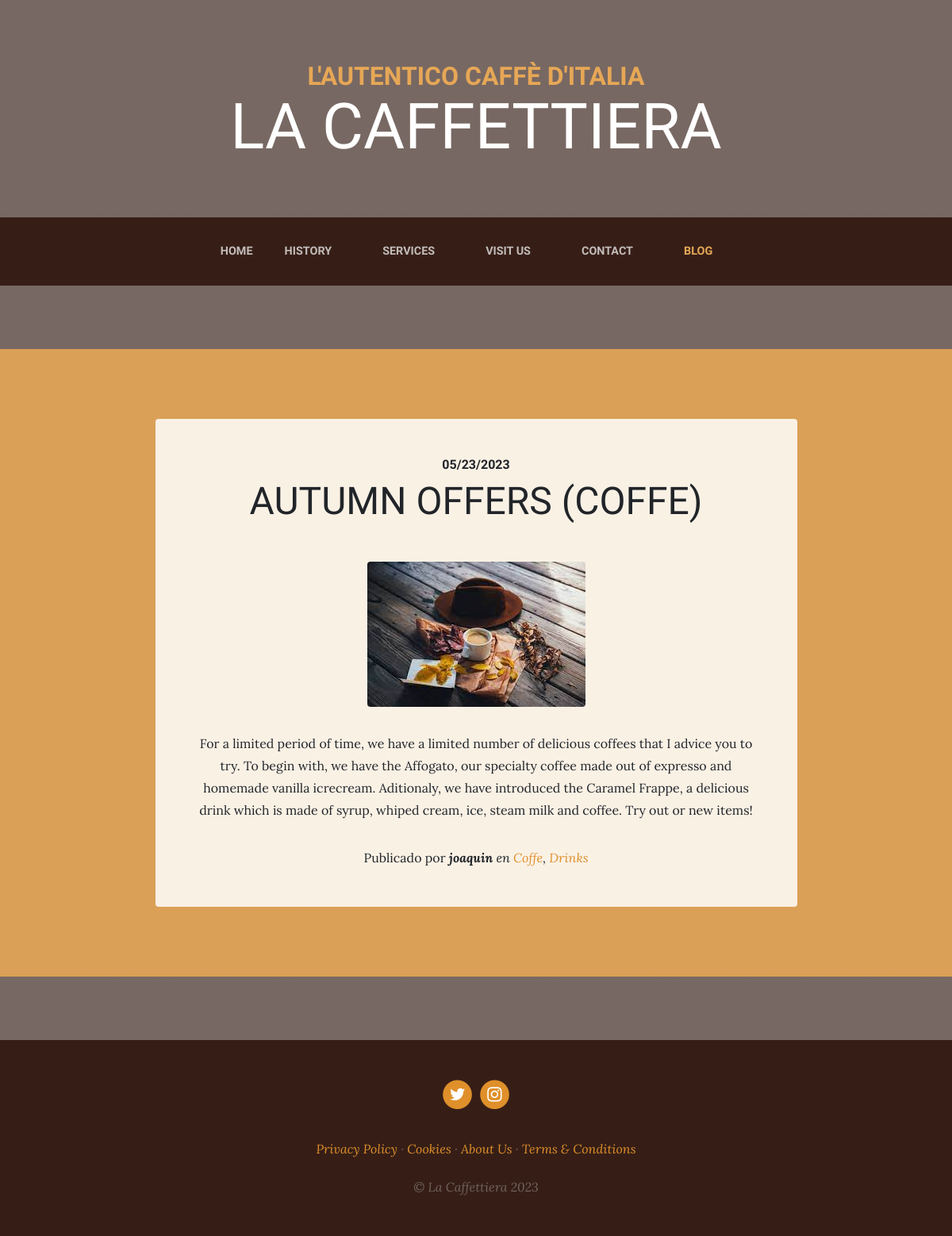
Screenshot of /blog/ with the database file from the repository.
### blog/models.py (models this page shows, shortened)
class Post(models.Model):
    title = models.CharField(max_length=200, verbose_name="Title")
    content = models.TextField(verbose_name = "Content")
    published = models.DateTimeField(verbose_name= "Publication Date", default=timezone.now())
    image = models.ImageField(verbose_name="Image", upload_to="blog", null=True, blank=True)
    author = models.ForeignKey(User, verbose_name="Author", on_delete=models.CASCADE)
    categories = models.ManyToManyField(Category, verbose_name="Categories", related_name="get_posts")
    created = models.DateTimeField(auto_now_add=True, verbose_name="Created Date")
    updated = models.DateTimeField(auto_now=True, verbose_name="Modified Date")
    class Meta:
        verbose_name = "Post"
        verbose_name_plural = "Posts"
        ordering = ["-created"]

class Category(models.Model):
    name = models.CharField(max_length=100, verbose_name="Name")
    created = models.DateTimeField(auto_now_add=True, verbose_name="Created Date")
    updated = models.DateTimeField(auto_now=True, verbose_name="Modified Date")
    class Meta:
        verbose_name = "Category"
        verbose_name_plural = "Categories"
        ordering = ["-created"]

### pages/models.py (models this page shows, shortened)
class Page(models.Model):
    title = models.CharField(max_length=100, verbose_name="Title")
    content = fields.RichTextField(verbose_name="Content", )
    order = models.SmallIntegerField(verbose_name="Order", default=0)
    created = models.DateTimeField(auto_now_add=True, verbose_name="Created Date")
    updated = models.DateTimeField(auto_now=True, verbose_name="Modified Date")
    class Meta:
        verbose_name = "Page"
        verbose_name_plural = "Pages"
        ordering = ["order", "title"]

### blog/views.py (the view)
# urls.py: path('', views.blog, name = "blog"),
def blog(request):
    posts = Post.objects.all()
    return render(request, "blog/blog.html", {'posts': posts})

### pages/templatetags/footer.py (called while the page is built)
@register.simple_tag
def get_page_list():
    pages = Page.objects.all()
    return pages

### social/processors.py (called while the page is built)
def context_dic(request):
    dic = {}
    links = Link.objects.all()
    for link in links:
        dic[link.key] = link.url
    return dic

### blog/templates/blog/blog.html (shortened to what this page needs)
{% extends 'core/base.html' %}
{% load static %}
{% block section %}
  {% for post in posts %}
    <section class="page-section cta">
      <div class="container">
        <div class="row">
          <div class="col-xl-9 mx-auto">
            <div class="cta-innerv text-center rounded">
            <h2 class="section-heading mb-5">
                <span class="section-heading-upper">{{post.published|date:"SHORT_DATE_FORMAT"}}</span>
                <span class="section-heading-lower">{{post.title}}</span>
              </h2>
              <p class="mb-0">
                <img class="mx-auto d-flex rounded img-fluid mb-3 mb-lg-0" src="{{post.image.url}}" alt="">
              </p>
              <p class="mb-0 mbt">
              {{post.content}}
              </p>
              <p class="mb-0 mbt">
                <span class="section-heading-under">Publicado por
                <em><b>{{post.author}}</b> en
                {% for category in post.categories.all %}
                <a href ="{% url 'category' category.id %}" class="link"> {{category.name}}</a>{%if not forloop.last %},{% endif %}
                {% endfor %}
                </span>
              </p>
            </div>
          </div>
        </div>
      </div>
    </section>
  {% endfor %}
{% endblock %}

### core/templates/core/base.html (shortened to what this page needs)
<!DOCTYPE html>
<html lang="es">
  <head>
    {% load static %}
    <link href="{% static 'core/vendor/bootstrap/css/bootstrap.min.css' %}" rel="stylesheet">
    <link href="{% static 'core/vendor/font-awesome/css/font-awesome.min.css' %}" rel="stylesheet" type="text/css">
    <link href="{% static 'core/css/business-casual.css' %}" rel="stylesheet">
  </head>
  <body>
    <h1 class="site-heading text-center text-white d-none d-lg-block">
      <span class="site-heading-upper text-primary mb-3">L'autentico caffè d'italia</span>
      <span class="site-heading-lower">La Caffettiera</span>
    </h1>
    <nav class="navbar navbar-expand-lg navbar-dark py-lg-4" id="mainNav">
      <div class="container">
        <div class="collapse navbar-collapse" id="navbarResponsive">
          <ul class="navbar-nav mx-auto">
            <li class="nav-item {% if request.path == '/' %} active {% endif %} x-lg-4">
              <a class="nav-link text-uppercase text-expanded" href="{% url 'home' %}">Home</a>
            </li>
            <li class="nav-item {% if request.path == '/about/' %} active {% endif %} px-lg-4">
              <a class="nav-link text-uppercase text-expanded" href="{% url 'about' %}">History</a>
            </li>
            <li class="nav-item {% if request.path == '/services/' %} active {% endif %} px-lg-4">
              <a class="nav-link text-uppercase text-expanded" href="{% url 'services' %}">Services</a>
            </li>
            <li class="nav-item {% if request.path == '/store/' %} active {% endif %} px-lg-4">
              <a class="nav-link text-uppercase text-expanded" href="{% url 'store' %}">Visit Us</a>
            </li>
            <li class="nav-item {% if request.path == '/contact/' %} active {% endif %} px-lg-4">
              <a class="nav-link text-uppercase text-expanded" href="{% url 'contact' %}">Contact</a>
            </li>
            <li class="nav-item px-lg-4 {% if request.path == '/blog/' %}active{% endif %}">
              <a class="nav-link text-uppercase text-expanded" href="{% url 'blog' %}">Blog</a>
            </li>
          </ul>
        </div>
      </div>
    </nav>
    {% block section %} {% endblock %}
    <footer class="footer text-faded text-center py-5">
      <div class="container">
        <p class="m-0">
            {% if LINK_TWITTER %}
              <a href="{{LINK_TWITTER}}" class="link">
                <span class="fa-stack fa-lg">
                  <i class="fa fa-circle fa-stack-2x"></i>
                  <i class="fa fa-twitter fa-stack-1x fa-inverse"></i>
                </span>
              </a>
            {% endif %}
            {% if LINK_INSTAGRAM %}
              <a href="{{LINK_INSTAGRAM}}" class="link">
                <span class="fa-stack fa-lg">
                  <i class="fa fa-circle fa-stack-2x"></i>
                  <i class="fa fa-instagram fa-stack-1x fa-inverse"></i>
                </span>
              </a>
            {% endif %}
        </p>
        <p class="m-0 mbt">
          {% load footer %}
          {% get_page_list as page_list %}
          {% for page in page_list %}
            <a href="{% url 'page' page.id page.title|slugify %}" class="link">{{page.title}}</a> {% if not forloop.last %}·{% endif %}
          {% endfor %}
        </p>
        <p class="m-0 mbt1">&copy; La Caffettiera 2023</p>
      </div>
    </footer>
  </body>
</html>

### core/static/core/css/business-casual.css (style rules this page uses)
body { font-family: 'Lora'; background: linear-gradient(rgba(47, 23, 15, 0.65), rgba(47, 23, 15, 0.65)), url("../img/bg.jpg"); background-attachment: fixed; background-position: center; background-size: cover; }
h1, h2, h3, h4, h5, h6 { font-family: 'Raleway'; }
p { line-height: 1.75; }
.text-faded { color: rgba(255, 255, 255, 0.3); }
.site-heading { margin-top: 5rem; margin-bottom: 5rem; text-transform: uppercase; line-height: 1; font-family: 'Raleway'; }
.site-heading .site-heading-upper { display: block; font-size: 2rem; font-weight: 800; }
.site-heading .site-heading-lower { font-size: 5rem; font-weight: 100; line-height: 4rem; }
.page-section { margin-top: 5rem; margin-bottom: 5rem; }
.section-heading { text-transform: uppercase; }
.section-heading .section-heading-upper { display: block; font-size: 1rem; font-weight: 800; padding-bottom:.5rem; }
.section-heading .section-heading-lower { display: block; font-size: 3rem; font-weight: 100; }
#mainNav { background-color: rgba(47, 23, 15, 0.9); font-family: 'Raleway'; }
#mainNav .navbar-nav .nav-item .nav-link { color: rgba(255, 255, 255, 0.7); font-weight: 800; }
#mainNav .navbar-nav .nav-item.active .nav-link { color: #e6a756; }
@media (min-width: 992px) { #mainNav .navbar-nav .nav-item .nav-link { font-size: 0.9rem; } }
.cta { padding-top: 5rem; padding-bottom: 5rem; background-color: rgba(230, 167, 86, 0.9); }
.cta .cta-innerv { position: relative; padding: 3rem; margin: 0.5rem; background-color: rgba(255, 255, 255, 0.85); }
.footer { background-color: rgba(47, 23, 15, 0.9); }
.text-primary { color: #e6a756 !important; }
.mbt { padding-top: 2rem; }
.mbt1 { padding-top: 1.25rem; }
a.link { color: #df902a; }

### rows the page displays
Post: published "05/23/2023", title "AUTUMN OFFERS (COFFE)", image (picture), content "For a limited period of time, we have a limited number of delicious coffees that I advice you to try. To begin with, we have the Affogato, our specialty coffee made out of expresso and homemade vanilla icrecream. Aditionaly, we have introduced the Caramel Frappe, a delicious drink which is made of syrup, whiped cream, ice, steam milk and coffee. Try out or new items!", author "joaquin"
Category: name "Coffe"
Category: name "Drinks"
Page: title "Privacy Policy"
Page: title "Cookies"
Page: title "About Us"
Page: title "Terms & Conditions"
